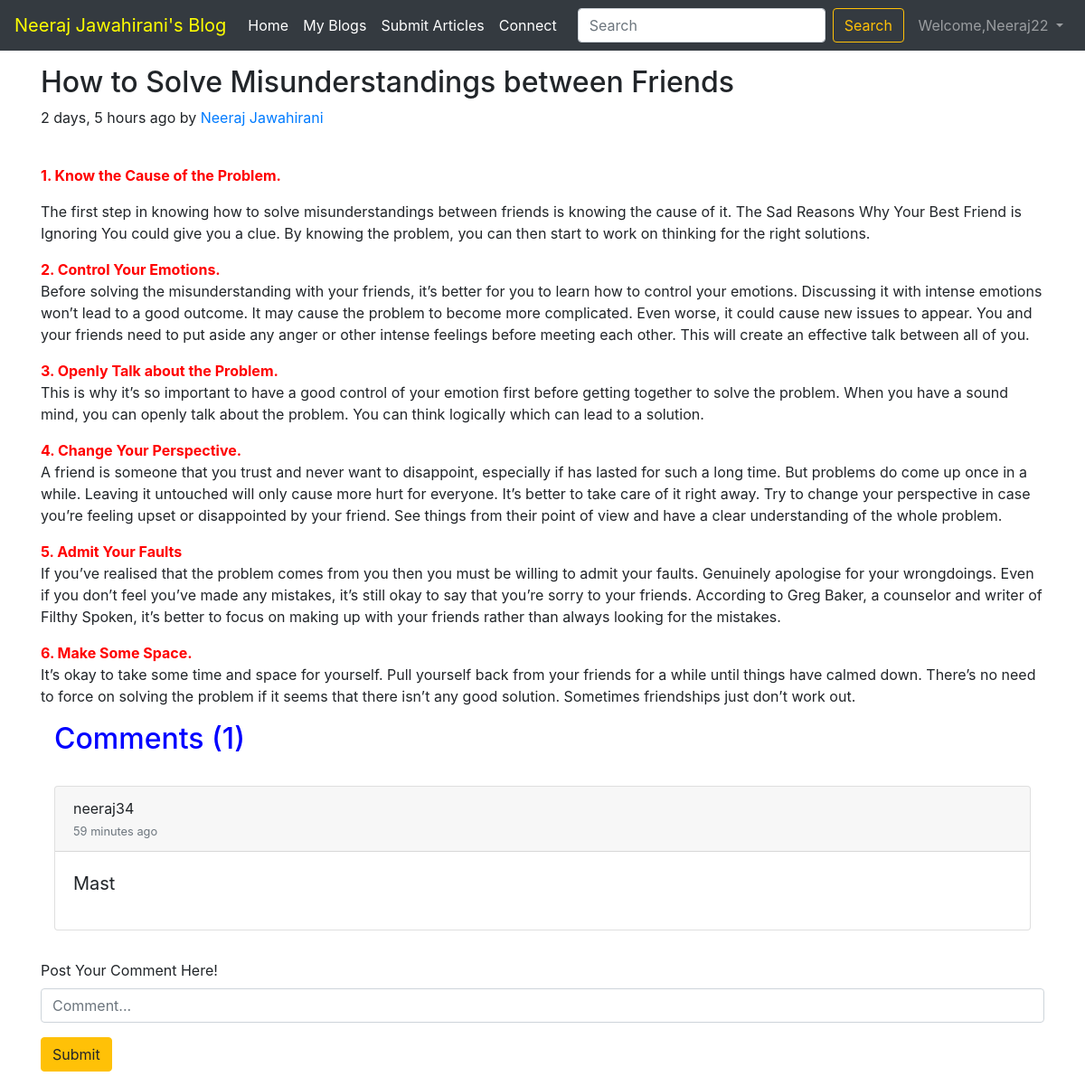
/blog/misunderstandings+between+friends (signed in), run on the app's committed database.
### blog/models.py (models this page shows, shortened)
class Post(models.Model):
    sno = models.AutoField(primary_key=True)
    title = models.CharField(max_length=255)
    author = models.CharField(max_length=100)
    slug = models.CharField(max_length=100)
    content = models.TextField()
    timeStamp = models.DateTimeField(blank=True)

class BlogCommet(models.Model):
    sno = models.AutoField(primary_key=True)
    comment = models.TextField()
    user = models.ForeignKey(User,on_delete=models.CASCADE)
    post = models.ForeignKey(Post,on_delete=models.CASCADE)
    parent = models.ForeignKey('self', on_delete=models.CASCADE, null=True)
    timestamp = models.DateTimeField(default=now)

### blog/views.py (the view)
# urls.py: path('<str:slug>', views.blogPost, name='blogPost'),
def blogPost(request, slug):
    post = Post.objects.filter(slug=slug).first()
    comments = BlogCommet.objects.filter(post=post)
    context = {'post':post, 'comments': comments, 'user': request.user,}
    return render(request, 'blog/blogPost.html', context)

### templates/blog/blogPost.html (shortened to what this page needs)
{% extends 'base.html'%}
{% block body %}
{% load humanize %}
<div class="container my-3">
      <div class="blog-post">
        <h2 class="blog-post-title">{{post.title}}</h2>
        <p class="blog-post-meta">{{post.timeStamp | naturaltime}} by <a href="#">{{post.author}}</a></p>
</div>
  <p>{{post.content | safe}}</p>
<div class="container">
<h2 style="color:blue"> Comments ({{comments.count}})</h2>
<br>
{% for comment in comments  %}
  <div class="card">
  <div class="card-header">
    {{comment.user.username}}
     <small id="emailHelp" class="form-text text-muted">{{comment.timestamp | naturaltime}}</small>
  </div>
  <div class="card-body">
    <blockquote class="blockquote mb-0">
      <p>{{comment.comment}}</p>
    </blockquote>
  </div>
</div>
  <br>
{% endfor %}
</div>
<div class="my-2">
{% if user.is_authenticated %}
<form action="/blog/postComment" method="post">
  <div class="form-group">
    <label for="comment">Post Your Comment Here!</label>
    <input type="text" class="form-control "name="comment" placeholder="Comment...">
  </div>
  <button type="submit" class="btn btn-warning">Submit</button>
</form>
{% else %}
<h4>Please Login to Post Comment:-)</h4>
{% endif %}
</div>
{% endblock body %}

### templates/base.html (shortened to what this page needs)
<!doctype html>
<html lang="en">
  <head>
    <link rel="stylesheet" href="https://stackpath.bootstrapcdn.com/bootstrap/4.5.2/css/bootstrap.min.css">
  </head>
  <body>
    <nav class="navbar navbar-expand-lg navbar-dark bg-dark">
  <a class="navbar-brand"  href="/" style="color:Yellow">Neeraj Jawahirani's Blog</a>
  <div class="collapse navbar-collapse" id="navbarSupportedContent">
    <ul class="navbar-nav mr-auto">
      <li class="nav-item active">
        <a class="nav-link" href="/">Home <span class="sr-only">(current)</span></a>
      </li>
      <li class="nav-item active">
        <a class="nav-link" href="/blog">My Blogs<span class="sr-only">(current)</span></a>
      </li>
      <li class="nav-item active">
        <a class="nav-link" href="/article">Submit Articles <span class="sr-only">(current)</span></a>
      </li>
      <li class="nav-item active">
        <a class="nav-link" href="/contact">Connect <span class="sr-only">(current)</span></a>
      </li>
    </ul>
    <form method="get" action="/search" class="form-inline my-2 my-lg-0 ml-auto">
      <input class="form-control mr-sm-2"  type="search" placeholder="Search" aria-label="Search" name="query" id="query">
      <button class="btn btn-outline-warning my-2 my-sm-0 ml-auto" type="submit">Search</button>
    </form>
    {% if user.is_authenticated %}
    <ul class="navbar-nav ml-auto">
    <li class="nav-item dropdown">
        <a class="nav-link dropdown-toggle" href="#" id="navbarDropdown" role="button" data-toggle="dropdown" aria-haspopup="true" aria-expanded="false">
              Welcome,{{request.user}}
        </a>
      </li>
    </ul>
 {% endif %}
  </div>
</nav>
{% block body %}
{%endblock body %}
  </body>
</html>

### data on the page
Post: title "How to Solve Misunderstandings between Friends", timeStamp "2 days, 5 hours ago", author "Neeraj Jawahirani", content "1. Know the Cause of the Problem. The first step in knowing how to solve misunderstandings between friends is knowing the cause of it. The Sad Reasons Why Your Best Friend is Ignoring You could give you a clue. By knowing the problem, you can then start to work on thinking for the right solutions. 2. Control Your Emotions. Before solving the misunderstanding with your friends, it’s better for you to learn how to control your emotions. Discussing it with intense emotions won’t lead to a good outcome. It may cause the problem to become more complicated. Even worse, it could cause new issues to appear. You and your friends need to put aside any anger or other intense feelings before meeting…"
BlogCommet: user.username "neeraj34", timestamp "59 minutes ago", comment "Mast"

### other printed values
{{ request.user }} "Neeraj22"
{{ comments.count }} "1"
